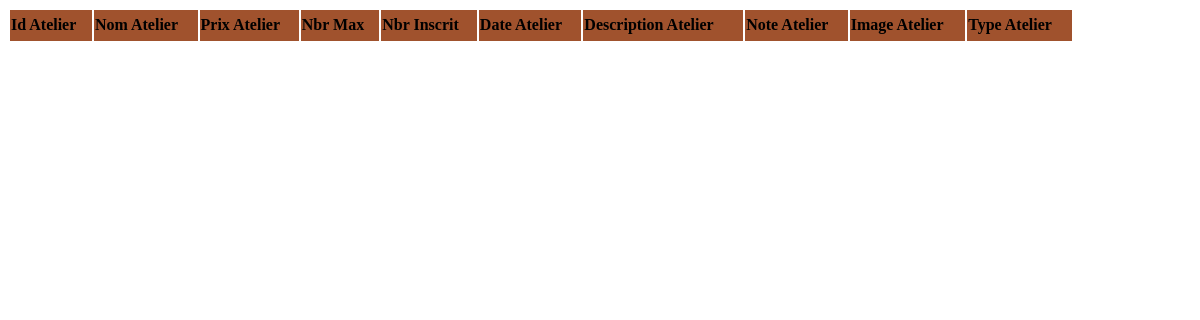
/pfc/cpanel/atelier/list.php, run on an earlier commit of the app's database.
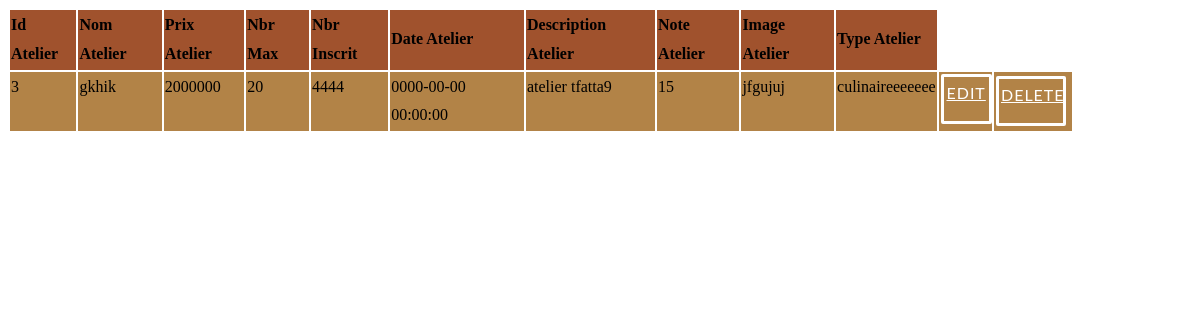
And on a later commit of the database.
### tables this page shows
CREATE TABLE IF NOT EXISTS `atelier` (
  `id_atelier` int(11) NOT NULL AUTO_INCREMENT,
  `nom_atelier` varchar(50) NOT NULL,
  `prix_atelier` decimal(10,0) NOT NULL,
  `nbr_max` int(11) NOT NULL,
  `nbr_inscrit` int(11) NOT NULL,
  `date_atelier` datetime NOT NULL,
  `description_atelier` text NOT NULL,
  `note_atelier` decimal(10,0) NOT NULL,
  `image_atelier` varchar(200) NOT NULL,
  `type_atelier` varchar(20) NOT NULL,
  PRIMARY KEY (`id_atelier`)
);

### pfc/cpanel/atelier/list.php (the view, shortened to what this page needs)
<HTML>
	<head>
		<link rel="stylesheet" type="text/css" href="../css/view_style.css">
	</head>
<?php
echo "<table border=0 class='view' >";
echo "<tr>";
echo "<td><b>Id Atelier</b></td>";
echo "<td><b>Nom Atelier</b></td>";
echo "<td><b>Prix Atelier</b></td>";
echo "<td><b>Nbr Max</b></td>";
echo "<td><b>Nbr Inscrit</b></td>";
echo "<td><b>Date Atelier</b></td>";
echo "<td><b>Description Atelier</b></td>";
echo "<td><b>Note Atelier</b></td>";
echo "<td><b>Image Atelier</b></td>";
echo "<td><b>Type Atelier</b></td>";
echo "</tr>";
$result = mysql_query("SELECT * FROM `atelier`") or trigger_error(mysql_error());
while($row = mysql_fetch_array($result)){
foreach($row AS $key => $value) { $row[$key] = stripslashes($value); }
echo "<tr>";
echo "<td valign='top'>" . nl2br( $row['id_atelier']) . "</td>";
echo "<td valign='top'>" . nl2br( $row['nom_atelier']) . "</td>";
echo "<td valign='top'>" . nl2br( $row['prix_atelier']) . "</td>";
echo "<td valign='top'>" . nl2br( $row['nbr_max']) . "</td>";
echo "<td valign='top'>" . nl2br( $row['nbr_inscrit']) . "</td>";
echo "<td valign='top'>" . nl2br( $row['date_atelier']) . "</td>";
echo "<td valign='top'>" . nl2br( $row['description_atelier']) . "</td>";
echo "<td valign='top'>" . nl2br( $row['note_atelier']) . "</td>";
echo "<td valign='top'>" . nl2br( $row['image_atelier']) . "</td>";
echo "<td valign='top'>" . nl2br( $row['type_atelier']) . "</td>";
echo "<td valign='top'><a href=edit.php?id_atelier={$row['id_atelier']} class='popup-button'>Edit</a></td><td><a href=delete.php?id_atelier={$row['id_atelier']} class='popup-button'>Delete</a></td> ";
echo "</tr>";
}
echo "</table>";
echo "<a href=new.php class='popup-button'>New Row</a>";
?>

What changed in the data, as far as the page shows it:
added atelier: id_atelier "3", nom_atelier "gkhik", prix_atelier "2000000", nbr_max "20", nbr_inscrit "4444", date_atelier "0000-00-00 00:00:00", description_atelier "atelier tfatta9", note_atelier "15", image_atelier "jfgujuj", type_atelier "culinaireeeeeee"
